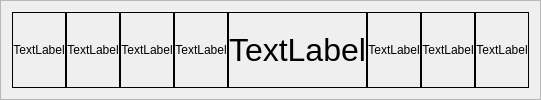
        <widget class="QFrame" name="frame_Head">
         <property name="enabled">
          <bool>true</bool>
         </property>
         <property name="sizePolicy">
          <sizepolicy hsizetype="Preferred" vsizetype="Preferred">
           <horstretch>0</horstretch>
           <verstretch>0</verstretch>
          </sizepolicy>
         </property>
         <property name="frameShape">
          <enum>QFrame::StyledPanel</enum>
         </property>
         <property name="frameShadow">
          <enum>QFrame::Raised</enum>
         </property>
         <property name="lineWidth">
          <number>1</number>
         </property>
         <layout class="QHBoxLayout" name="horizontalLayout_2">
          <property name="spacing">
           <number>0</number>
          </property>
          <item>
           <widget class="QLabel" name="label_9">
            <property name="styleSheet">
             <string notr="true">border:1px solid black;</string>
            </property>
            <property name="text">
             <string>TextLabel</string>
            </property>
            <property name="alignment">
             <set>Qt::AlignCenter</set>
            </property>
           </widget>
          </item>
          <item>
           <widget class="QLabel" name="label_10">
            <property name="styleSheet">
             <string notr="true">border:1px solid black;</string>
            </property>
            <property name="text">
             <string>TextLabel</string>
            </property>
            <property name="alignment">
             <set>Qt::AlignCenter</set>
            </property>
           </widget>
          </item>
          <item>
           <widget class="QLabel" name="label_11">
            <property name="styleSheet">
             <string notr="true">border:1px solid black;</string>
            </property>
            <property name="text">
             <string>TextLabel</string>
            </property>
            <property name="alignment">
             <set>Qt::AlignCenter</set>
            </property>
           </widget>
          </item>
          <item>
           <widget class="QLabel" name="label_12">
            <property name="styleSheet">
             <string notr="true">border:1px solid black;</string>
            </property>
            <property name="text">
             <string>TextLabel</string>
            </property>
            <property name="alignment">
             <set>Qt::AlignCenter</set>
            </property>
           </widget>
          </item>
          <item>
           <widget class="QLabel" name="label_13">
            <property name="font">
             <font>
              <pointsize>24</pointsize>
             </font>
            </property>
            <property name="styleSheet">
             <string notr="true">border:1px solid black;</string>
            </property>
            <property name="text">
             <string>TextLabel</string>
            </property>
            <property name="alignment">
             <set>Qt::AlignCenter</set>
            </property>
           </widget>
          </item>
          <item>
           <widget class="QLabel" name="label_14">
            <property name="styleSheet">
             <string notr="true">border:1px solid black;</string>
            </property>
            <property name="text">
             <string>TextLabel</string>
            </property>
            <property name="alignment">
             <set>Qt::AlignCenter</set>
            </property>
           </widget>
          </item>
          <item>
           <widget class="QLabel" name="label_15">
            <property name="styleSheet">
             <string notr="true">border:1px solid black;</string>
            </property>
            <property name="text">
             <string>TextLabel</string>
            </property>
            <property name="alignment">
             <set>Qt::AlignCenter</set>
            </property>
           </widget>
          </item>
          <item>
           <widget class="QLabel" name="label_16">
            <property name="styleSheet">
             <string notr="true">border:1px solid black;</string>
            </property>
            <property name="text">
             <string>TextLabel</string>
            </property>
            <property name="alignment">
             <set>Qt::AlignCenter</set>
            </property>
           </widget>
          </item>
         </layout>
        </widget>
